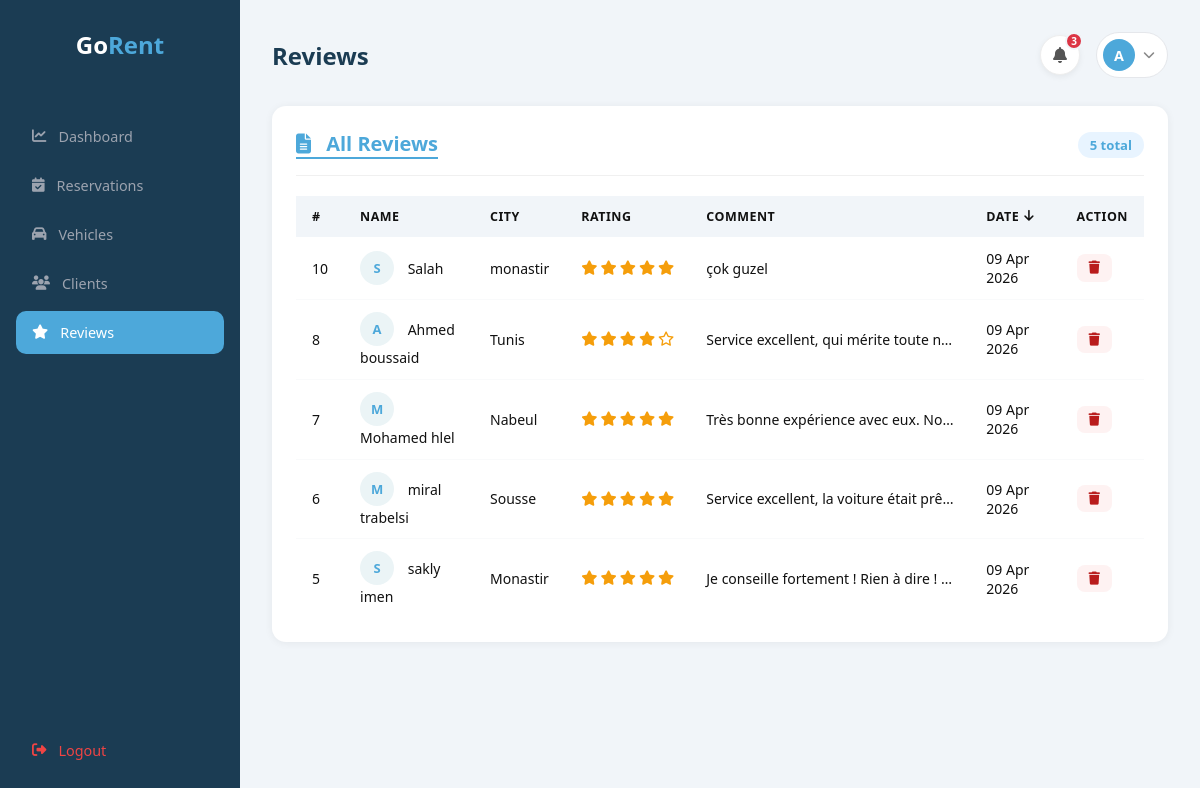
Page /admin/reviews.php (signed in) on the earlier database version.
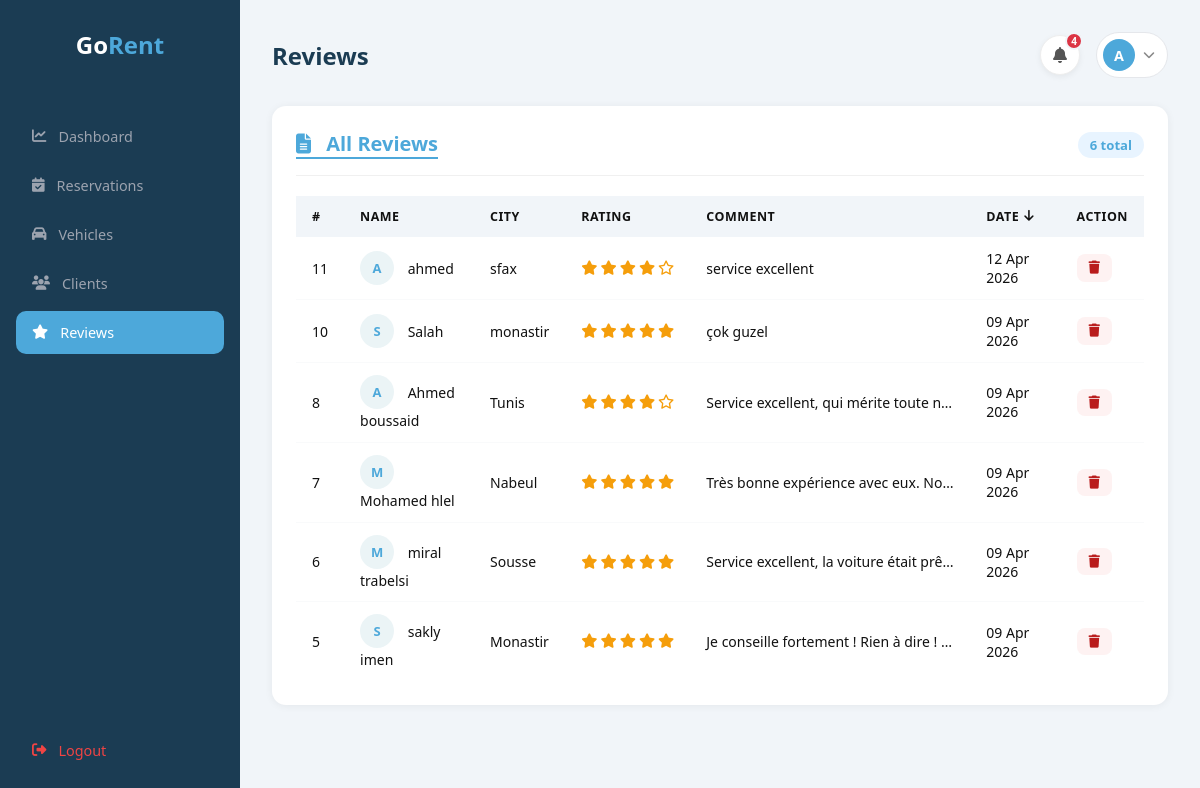
Same page on the later database version.
### tables this page shows
CREATE TABLE `avis` (
  `id` int(11) NOT NULL,
  `nom` varchar(100) DEFAULT NULL,
  `ville` varchar(100) DEFAULT NULL,
  `commentaire` text DEFAULT NULL,
  `note` int(11) DEFAULT NULL,
  `date_creation` timestamp NULL DEFAULT current_timestamp()
);

### admin/reviews.php (the view, shortened to what this page needs)
<?php
$conn = new mysqli("localhost", "root", "", "locationvoitures");
$sort = isset($_GET['sort']) && $_GET['sort'] === 'asc' ? 'asc' : 'desc';
$next = $sort === 'desc' ? 'asc' : 'desc';
$icon = $sort === 'asc' ? 'fa-arrow-up' : 'fa-arrow-down';
$avis = $conn->query("SELECT * FROM avis ORDER BY date_creation $sort");
$notif_result = $conn->query("SELECT id_reservation, u.nom, v.marque, v.modele, r.date_debut
    FROM reservation r
    JOIN users u ON r.id_client = u.idclient
    JOIN voitures v ON r.id_voiture = v.id
    WHERE r.statut = 'Pending'
    ORDER BY r.id_reservation DESC");
$notif_count = $notif_result->num_rows;
?>
<!DOCTYPE html>
<html lang="en">
<head>
    <link rel="stylesheet" href="styles\sidebar.css">
    <link rel="stylesheet" href="styles\reviews.css">
    <link rel="stylesheet" href="https://cdnjs.cloudflare.com/ajax/libs/font-awesome/6.5.0/css/all.min.css">
</head>
<body>
    <div class="admin-layout">
        <aside class="sidebar">
            <?php include 'sidebar.php'; ?>
        </aside>
        <main class="admin-main">
            <div class="admin-header">
                <h1>Reviews</h1>
                <div style="display:flex; align-items:center; gap:16px;">
                    <div class="notif-wrapper" id="notifWrapper">
                        <button class="notif-btn" onclick="toggleNotif()">
                            <i class="fa-solid fa-bell"></i>
                            <?php if ($notif_count > 0): ?>
                                <span class="notif-badge"><?php echo $notif_count; ?></span>
                            <?php endif; ?>
                        </button>
                    </div>
                    <div class="admin-profile">
                        <a href="profile.php" class="profile-btn">
                            <div class="profile-avatar">
                                <?php echo strtoupper(substr($_SESSION['admin_nom'], 0, 1)); ?>
                            </div>
                            <i class="fa-solid fa-chevron-down" style="font-size:0.75rem; color:#888;"></i>
                        </a>
                    </div>
                </div>
            </div>
            <div class="admin-card">
                <div class="admin-card-header">
                    <h2><i class="fas fa-file-alt"></i> All Reviews</h2>
                    <span><?php echo $avis->num_rows; ?> total</span>
                </div>
                <table class="admin-table">
                    <thead>
                        <tr>
                            <th>#</th>
                            <th>Name</th>
                            <th>City</th>
                            <th>Rating</th>
                            <th>Comment</th>
                            <th>
                                <a href="reviews.php?sort=<?= $next ?>" class="sort-link">
                                    Date <i class="fa <?= $icon ?>"></i>
                                </a>
                            </th>
                            <th>Action</th>
                        </tr>
                    </thead>
                    <tbody>
                        <?php while ($row = $avis->fetch_assoc()): ?>
                            <tr>
                                <td><?php echo $row['id']; ?></td>
                                <td>
                                    <span class="user-avatar">
                                        <?= strtoupper(substr($row['nom'], 0, 1)) ?>
                                    </span>
                                    <span class="user-name">
                                        <?= htmlspecialchars($row['nom']) ?>
                                    </span>
                                </td>
                                <td><?php echo $row['ville']; ?></td>
                                <td>
                                    <div class="stars">
                                        <?php for ($i = 1; $i <= 5; $i++): ?>
                                            <i class="fa-<?php echo $i <= $row['note'] ? 'solid' : 'regular'; ?> fa-star"></i>
                                        <?php endfor; ?>
                                    </div>
                                </td>
                                <td class="comment-cell"><?php echo $row['commentaire']; ?></td>
                                <td><?php echo date('d M Y', strtotime($row['date_creation'])); ?></td>
                                <td>
                                    <a href="reviews.php?delete=<?php echo $row['id']; ?>&sort=<?= $sort ?>"
                                        class="btn-delete" onclick="return confirm('Delete this review?')">
                                        <i class="fa-solid fa-trash"></i>
                                    </a>
                                </td>
                            </tr>
                        <?php endwhile; ?>
                    </tbody>
                </table>
            </div>
        </main>
    </div>
</body>
</html>

Differences in the rows shown:
added avis: id "11", nom "A", nom "ahmed", ville "sfax", note 4 (drawn), commentaire "service excellent", date_creation "12 Apr 2026"
Other differences:
$notif_count: "3" → "4"
$avis->num_rows: "5" → "6"
